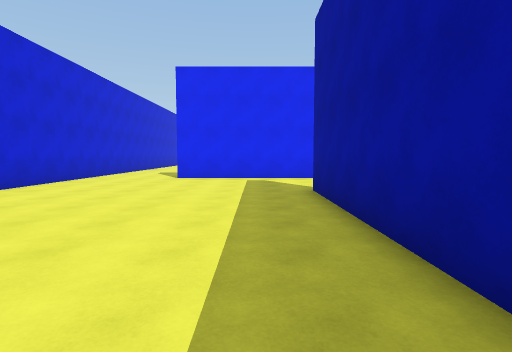
view 1 (above)

23 first-person views from a walk through a 3-D level made in the Unity game engine. The camera is 1.5 m above the floor, tilts 4° down and sees 80° across. The floor is counted in squares, 2 m on a side. Each view is taken from the middle of a square. On the plan, view 1 faces up. The plan holds only what a view shows up to about 10 squares ahead; the rest is blank. The place goes on beyond the plan. The player character is not drawn. Surface patterns are stand-ins for the level's own textures.

view 2
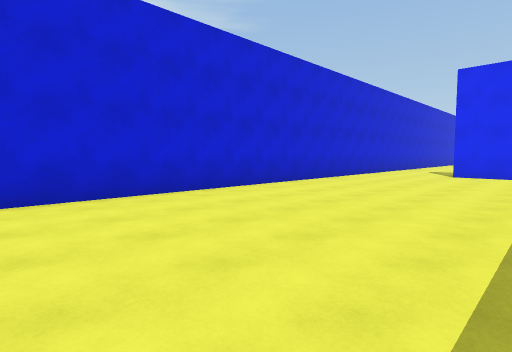

view 3
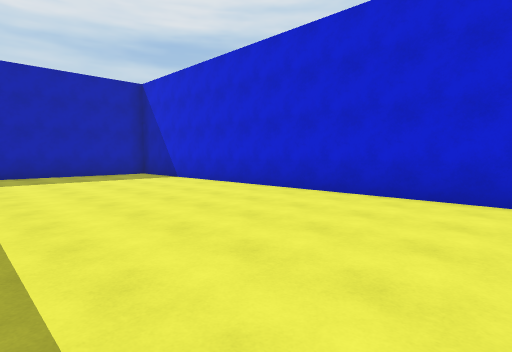

view 4
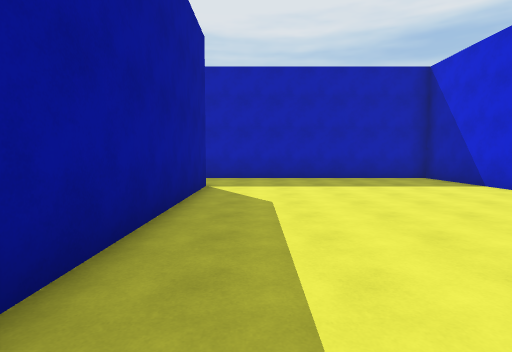

view 5
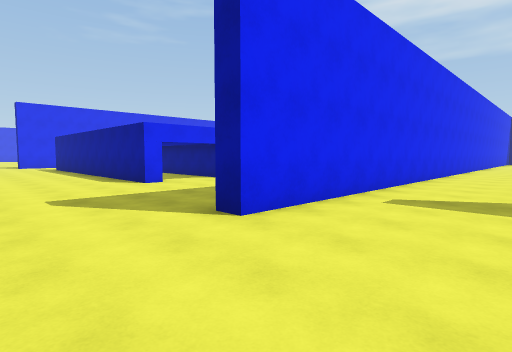

view 6
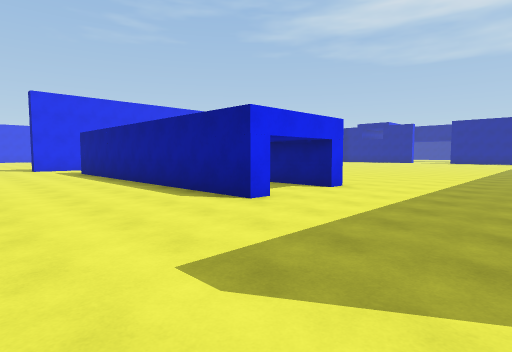

view 7
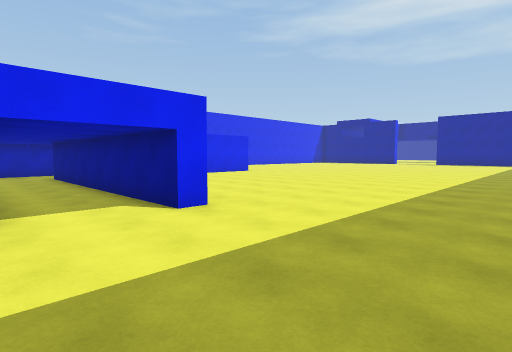

view 8
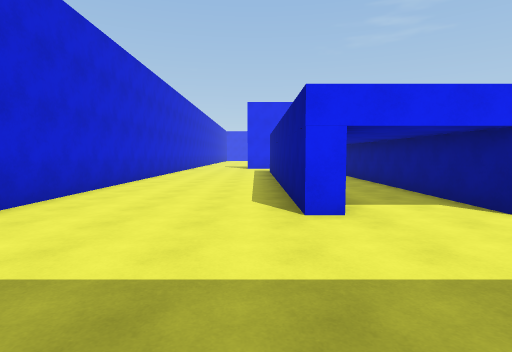

view 9
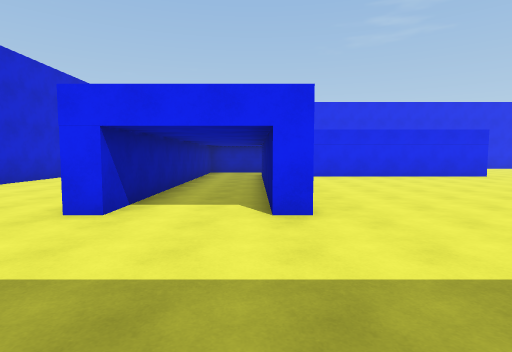

view 10
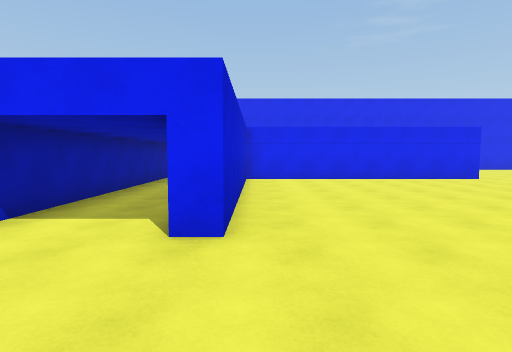

view 11
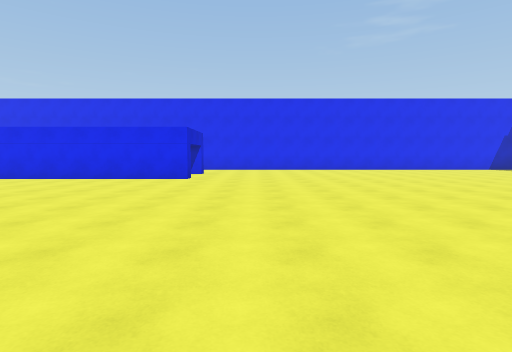

view 12
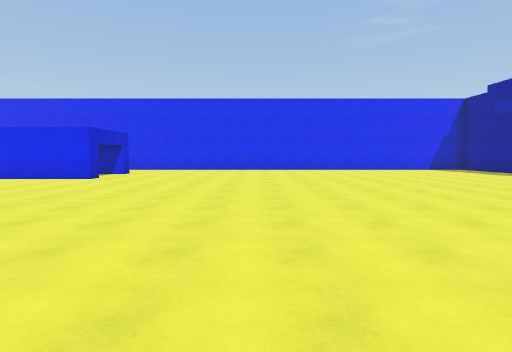

view 13
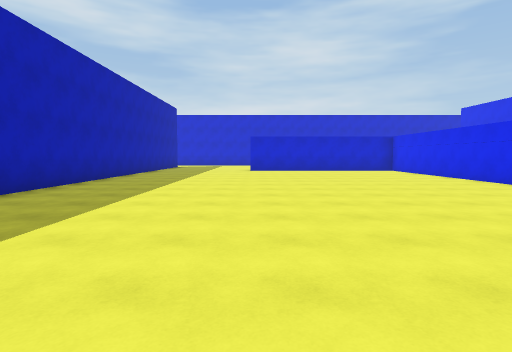

view 14
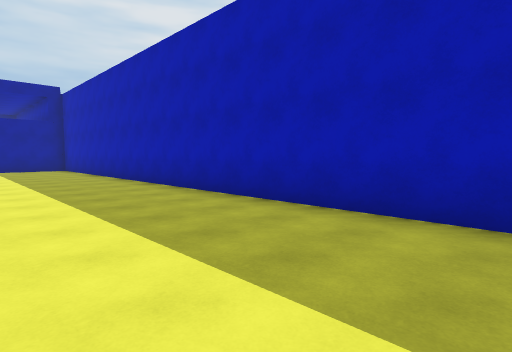

view 15
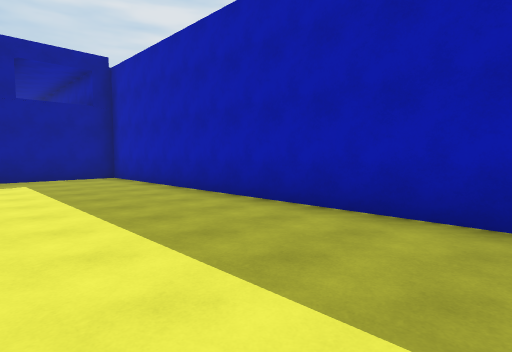

view 16
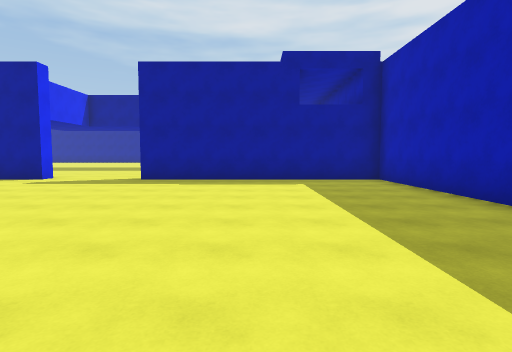

view 17
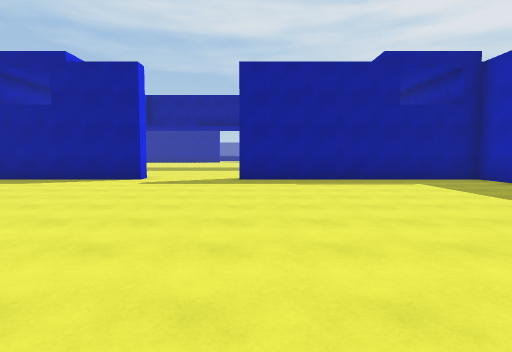

view 18
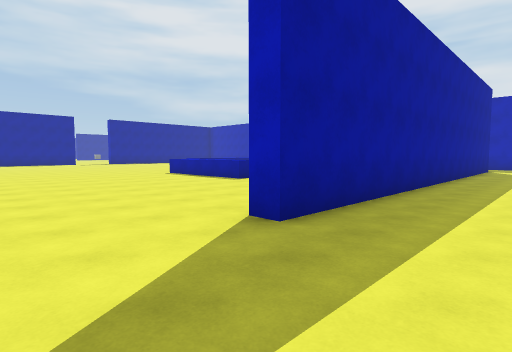

view 19
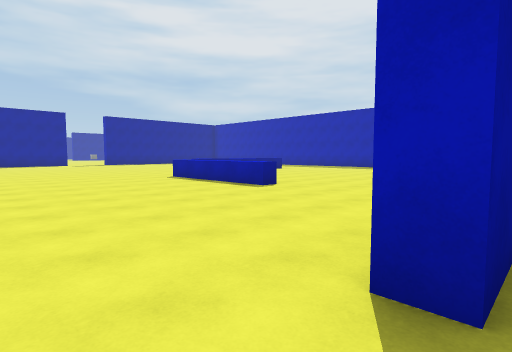

view 20
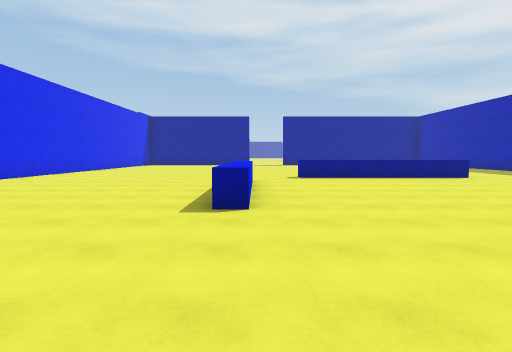

view 21
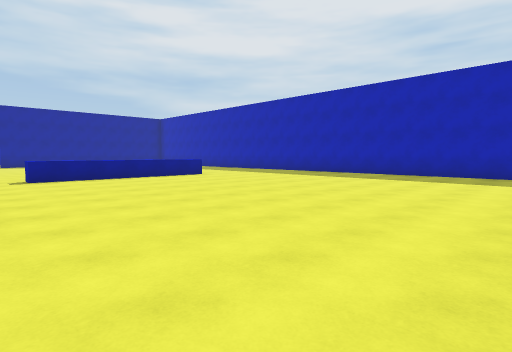

view 22
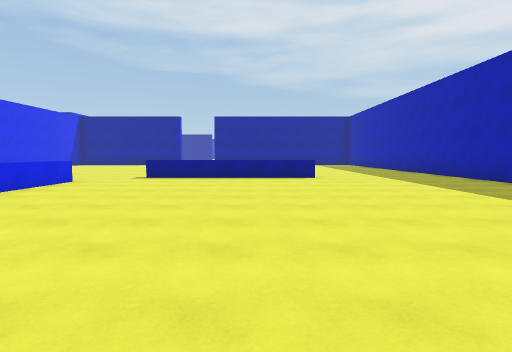

view 23
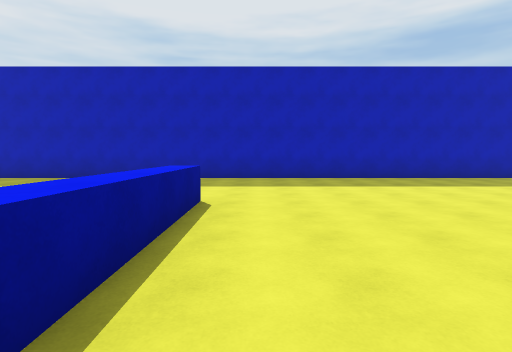

### Floor plan
Points are (right, up) in squares from view 1. A wall is a line through its corners. A room is listed if a view was taken in it or the views show most of it. See-through windows are left out.
Room 1 (views 1, 2, 3, 4, 5, 6, 7, 8, 9, 10, 11, 12, 13, 14, 15, 16, 17, 18, 19)
walls: (6, 10.2) (24.2, 10.2) (24.2, 17.5); (2.5, 9.7) (-2.5, 9.7) (-2.5, 10.2); (8.9, 22) (8.9, 21.4) (1.7, 21.4) (1.7, 14.7) (1.2, 14.7) (1.2, 22); (-5.4, 10) (-5.4, -9.8) (1.6, -9.8); (-0.9, 22) (-0.9, 14.7) (-1.4, 14.7) (-1.4, 21.6); (-5.4, 21.1) (-5.4, 15); (1.2, -7.4) (1.2, 6.4); (24.8, 20.5) (24.2, 20.5) (24.2, 22.5)
ways out: opening at (1, -8.5) to room 2; opening at (1.7, 8) to room 2; opening at (25, 19)
Room 2 (views 20, 21, 22, 23)
walls: (10.5, 2.1) (8, 2.1); (11.9, -5) (11.9, 0.6) (12.4, 0.6); (6.1, 2) (6.1, 2.6) (9.8, 2.6); (12.1, 9.7) (11.1, 9.7); (6.5, 9.7) (2.5, 9.7); (1.2, 6.4) (1.8, 6.4); (1.6, -9.8) (19.2, -9.8)
ways out: opening at (1, -8.5) to room 1; opening at (1.7, 8) to room 1

Positions as (right, up) in squares from view 1, and headings:
1: (0, 0), facing up
2: (0, -2), facing up-left
3: (0, 2), facing down-left
4: (0, 0), facing down
5: (-5, 7), facing up-right
6: (-5, 11), facing up-right
7: (-1, 11), facing up-right
8: (-2, 11), facing up
9: (1, 11), facing up
10: (2, 12), facing up
11: (11, 12), facing up
12: (14, 12), facing up
13: (16, 15), facing left
14: (8, 14), facing down-right
15: (14, 14), facing down-right
16: (15, 14), facing right
17: (15, 17), facing right
18: (-1, 9), facing down-right
19: (1, 8), facing down-right
20: (2, 2), facing right
21: (2, 2), facing down-right
22: (2, -3), facing right
23: (11, 0), facing down
